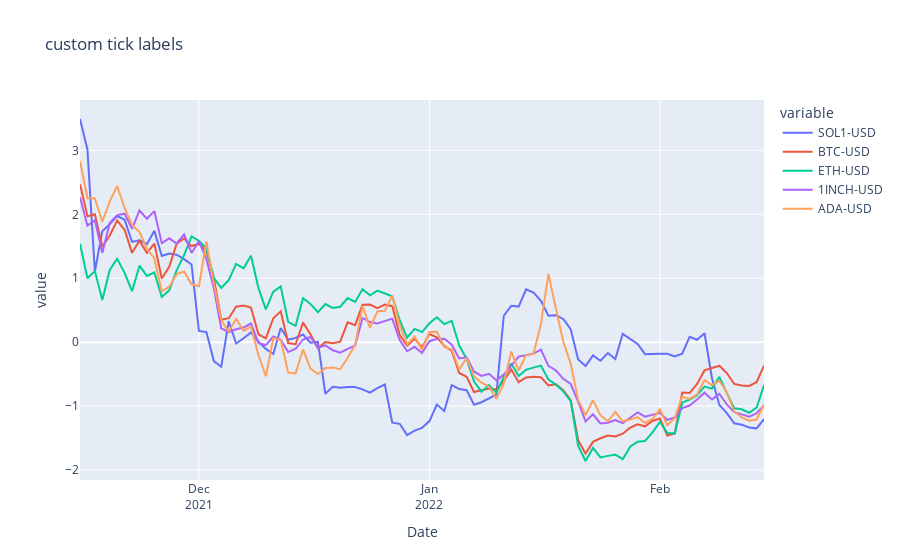

The code cell stored with this chart in its notebook:
### Code cell
import plotly.express as px
#df = px.data.stocks()
fig = px.line(close_scaled, x="Date", y=close_scaled.columns,
              hover_data={"Date": "|%B %d, %Y"},
              title='custom tick labels')
fig.update_xaxes(
    dtick="M1",
    tickformat="%b\n%Y")
fig.show()
